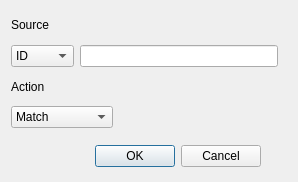
<?xml version="1.0" encoding="UTF-8"?>
<ui version="4.0">
 <class>FlyEmDataProcessDialog</class>
 <widget class="QDialog" name="FlyEmDataProcessDialog">
  <property name="geometry">
   <rect>
    <x>0</x>
    <y>0</y>
    <width>298</width>
    <height>182</height>
   </rect>
  </property>
  <property name="windowTitle">
   <string>Dialog</string>
  </property>
  <widget class="QDialogButtonBox" name="buttonBox">
   <property name="geometry">
    <rect>
     <x>90</x>
     <y>140</y>
     <width>171</width>
     <height>32</height>
    </rect>
   </property>
   <property name="orientation">
    <enum>Qt::Horizontal</enum>
   </property>
   <property name="standardButtons">
    <set>QDialogButtonBox::Cancel|QDialogButtonBox::Ok</set>
   </property>
  </widget>
  <widget class="QWidget" name="">
   <property name="geometry">
    <rect>
     <x>11</x>
     <y>11</y>
     <width>267</width>
     <height>117</height>
    </rect>
   </property>
   <layout class="QVBoxLayout" name="verticalLayout_3">
    <item>
     <layout class="QVBoxLayout" name="verticalLayout">
      <item>
       <widget class="QLabel" name="label">
        <property name="text">
         <string>Source</string>
        </property>
       </widget>
      </item>
      <item>
       <layout class="QHBoxLayout" name="horizontalLayout">
        <item>
         <widget class="QComboBox" name="sourceComboBox">
          <item>
           <property name="text">
            <string>ID</string>
           </property>
          </item>
          <item>
           <property name="text">
            <string>Name</string>
           </property>
          </item>
          <item>
           <property name="text">
            <string>Class</string>
           </property>
          </item>
          <item>
           <property name="text">
            <string>All</string>
           </property>
          </item>
         </widget>
        </item>
        <item>
         <widget class="QLineEdit" name="sourceLineEdit"/>
        </item>
       </layout>
      </item>
     </layout>
    </item>
    <item>
     <layout class="QHBoxLayout" name="horizontalLayout_2">
      <item>
       <layout class="QVBoxLayout" name="verticalLayout_2">
        <item>
         <widget class="QLabel" name="label_2">
          <property name="text">
           <string>Action</string>
          </property>
         </widget>
        </item>
        <item>
         <widget class="QComboBox" name="actionComboBox">
          <item>
           <property name="text">
            <string>Match</string>
           </property>
          </item>
          <item>
           <property name="text">
            <string>Predict Class</string>
           </property>
          </item>
          <item>
           <property name="text">
            <string>Identify Error</string>
           </property>
          </item>
          <item>
           <property name="text">
            <string>Sort Shape</string>
           </property>
          </item>
         </widget>
        </item>
       </layout>
      </item>
      <item>
       <spacer name="horizontalSpacer">
        <property name="orientation">
         <enum>Qt::Horizontal</enum>
        </property>
        <property name="sizeHint" stdset="0">
         <size>
          <width>40</width>
          <height>20</height>
         </size>
        </property>
       </spacer>
      </item>
     </layout>
    </item>
   </layout>
  </widget>
 </widget>
 <resources/>
 <connections>
  <connection>
   <sender>buttonBox</sender>
   <signal>accepted()</signal>
   <receiver>FlyEmDataProcessDialog</receiver>
   <slot>accept()</slot>
   <hints>
    <hint type="sourcelabel">
     <x>248</x>
     <y>254</y>
    </hint>
    <hint type="destinationlabel">
     <x>157</x>
     <y>274</y>
    </hint>
   </hints>
  </connection>
  <connection>
   <sender>buttonBox</sender>
   <signal>rejected()</signal>
   <receiver>FlyEmDataProcessDialog</receiver>
   <slot>reject()</slot>
   <hints>
    <hint type="sourcelabel">
     <x>316</x>
     <y>260</y>
    </hint>
    <hint type="destinationlabel">
     <x>286</x>
     <y>274</y>
    </hint>
   </hints>
  </connection>
 </connections>
</ui>
